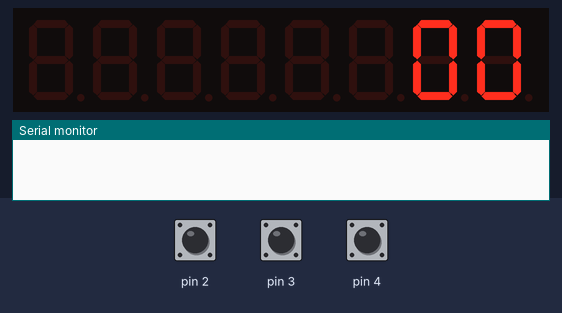
Bench run of a sketch on a simulated Arduino Uno, built with avr-gcc and run on an emulated ATmega328P. Parts: 8-digit seven-segment display, the last lines printed to the serial monitor. The inputs (shaded band) are chosen by the test bench; at power-on: pin 3 HIGH, pin 4 HIGH, pin 2 HIGH.

Above: at 1.2 s.
1.3 s: pin 3 pulled LOW for 0.15 s
At 1.7 s:
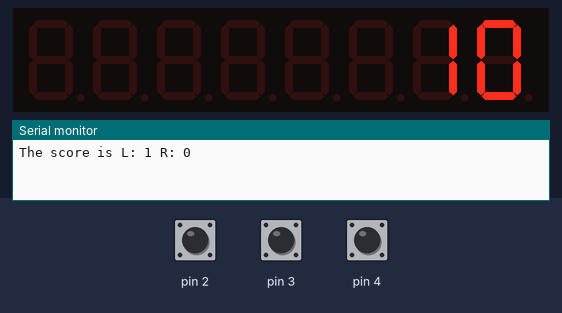
2.9 s: pin 4 pulled LOW for 0.15 s
At 4.1 s:
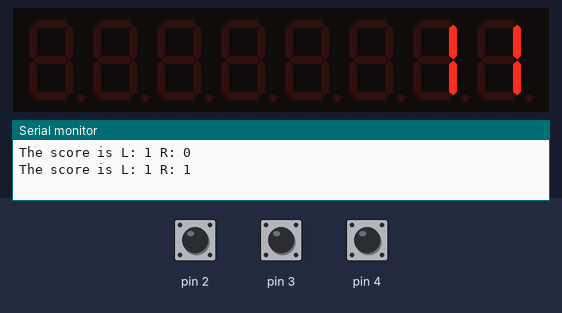
4.5 s: pin 3 pulled LOW for 1 s
At 5.3 s:
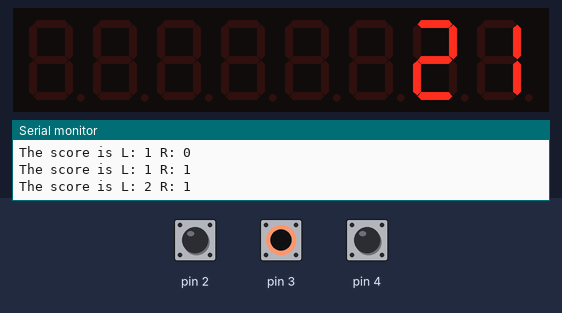
7.0 s: pin 4 pulled LOW for 1 s
At 7.3 s:
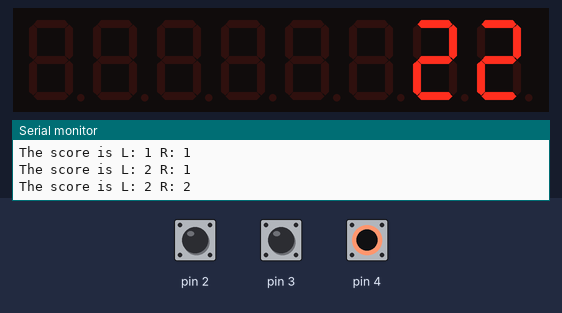
9.5 s: pin 2 pulled LOW for 0.15 s
At 10.3 s:
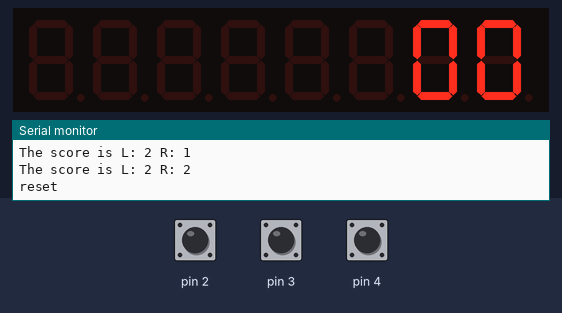
Timing chart, 0 to 12.1 s (numbered marks = the images above; inputs shaded):
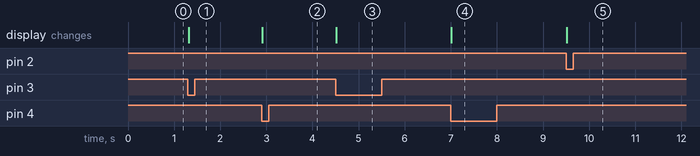

Measured:
- after the input at 1.3 s, the display: changes at once (image 1)
- after the input at 2.9 s, the display: changes at once (image 2)
- after the input at 4.5 s, the display: changes at once (image 3)
- after the input at 7.0 s, the display: changes at once (image 4)
- after the input at 9.5 s, the display: changes at once (image 5)

The sketch:

scoreKeeper_testbednov10a.ino
```cpp
//This is a working copy of scoreKeeper which will work to integrate the LED display
//functionality alongside the existing scorekeeping functions.
//last time this code was tested it worked

#include <LedControl.h>

const int datainP = 12, clkP = 11, loadP = 10; //Constants for pins. Adjust as needed.


LedControl lc = LedControl(datainP, clkP, loadP, 2); //refer to constants, 2 means 2 displays

int prev_state[3];
int curr_state[3];
int leftScore=0;
int rightScore=0;
String score;

void setup() {
  // setup the buttons
  for(int i = 2; i < 5; i++){
    pinMode(i, INPUT_PULLUP);
  }
  Serial.begin(9600);

  //Code to prep the controler and 7-seg displays
  lc.shutdown(0,false);
  lc.setIntensity(0,7);
  lc.clearDisplay(0);
}

void loop() {
  // put your main code here, to run repeatedly:

  //scorekeeping and such
  for(int i = 2; i < 5; i++){
    curr_state[i-2]=digitalRead(i);
  }
  if(curr_state[0]==LOW && curr_state[0]!=prev_state[0]){
    Serial.println("reset");
    leftScore=rightScore=0;
    delay(10);
  }
  if(curr_state[1]==LOW && curr_state[1]!=prev_state[1]){
    leftScore++;
    score = "The score is L: " + String(leftScore) + " R: " + String(rightScore);
    Serial.println(score);
    delay(10);
  }
  if(curr_state[2]==LOW && curr_state[2]!=prev_state[2]){
    rightScore++;
    score = "The score is L: " + String(leftScore) + " R: " + String(rightScore);
    Serial.println(score);
    delay(10);
  }
  for(int i = 2; i < 5; i++){
    prev_state[i-2]=curr_state[i-2];
  }

  //code to display the scores on one 7-seg. Add a second, separate 7-seg later.
  lc.setDigit(0,0,rightScore,false);


  //If we were to use one driver for both displays, player 2's score would be this:
  lc.setDigit(0, 1, leftScore, false); //Make sure that the controller's constructor is
                                        //called accordingly.

 // Using a separate controller it would be:
 // lc2.setDigit(0, 0, rightScore, false); Make sure this second controller exists.

}
```
